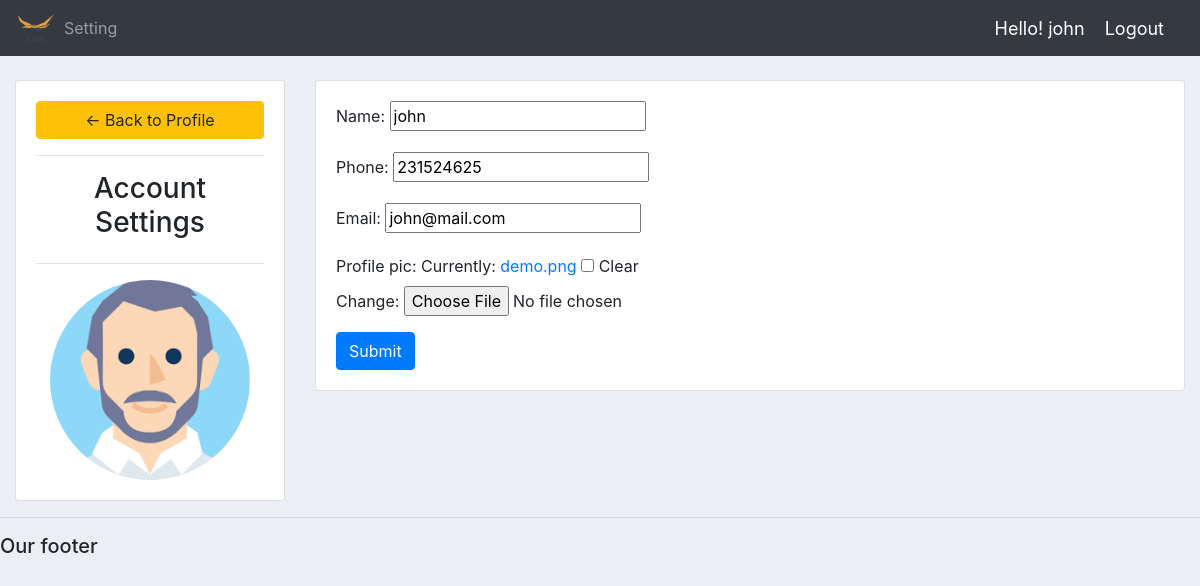
The page /account_setting/ (signed in) on the database its author committed.
### account/models.py (models this page shows, shortened)
class Customer(models.Model):
	user = models.OneToOneField(User,blank=True,null=True, on_delete=models.CASCADE)
	name = models.CharField(max_length=200, null=True)
	phone = models.CharField(max_length=200, null=True)
	email = models.CharField(max_length=200, null=True)
	profile_pic = models.ImageField(default='demo.png',null=True,blank=True)
	date_created = models.DateTimeField(auto_now_add=True, null=True)

### account/decorators.py (the view)
        def wrapper_func(request,*args, **kwargs):
            group = None
            if request.user.groups.exists():
                group = request.user.groups.all()[0].name
            if group in allowed_roles:
                return view_func(request,*args, **kwargs)
            else:
                return HttpResponse('You are not authorised to access the page')

### account/forms.py
class CustomerForm(ModelForm):
	class Meta():
		model = Customer
		fields = '__all__'
		exclude =['user']

### account/views.py (called while the page is built)
@login_required(login_url='login')
@allowed_users(allowed_roles=['customer'])
def accountSettings(request):
	customer = request.user.customer
	form = CustomerForm(instance=customer)
	if request.method == 'POST':
		form = CustomerForm(request.POST, request.FILES,instance=customer)
		if form.is_valid():
			form.save()
	context = {'form':form}
	return render(request, 'accounts/account_settings.html', context)

### templates/accounts/account_settings.html (shortened to what this page needs)
{%  extends 'accounts/main.html' %}
{% load static %}
{% block content %}
<br>
<div class="row">
	<div class="col-md-3">
		<div class="card card-body">
			<a class="btn btn-warning" href="{% url 'home' %}"> &#8592; Back to Profile</a>
			<hr>
			<h3 style="text-align: center">Account Settings</h3>
			<hr>
			<img class="profile-pic" src="{{request.user.customer.profile_pic.url}}" >
		</div>
	</div>
	<div class="col-md-9">
		<div class="card card-body">
			<form method="POST" action="" enctype="multipart/form-data">
				{{form.as_p}}
			<input class="btn btn-primary" type="submit" name="Update Information">
			</form>
		</div>
	</div>
</div>
{% endblock %}

### templates/accounts/navbar.html (shortened to what this page needs)
{% load static %}
<nav class="navbar navbar-expand-lg navbar-dark bg-dark">
  <img src="{% static '/images/logo.png' %}" height=40px weidth=80px >
  <div class="collapse navbar-collapse" id="navbarNav">
    <ul class="navbar-nav">
    {% if request.user.is_staff %}
      <li class="nav-item active">
        <a class="nav-link" href="{% url 'home' %}">Dashboard</a>
      </li>
      <li class="nav-item">
        <a class="nav-link" href="{% url 'product' %}">Products</a>
      </li>
    {% else %}
      <li class="nav-item">
        <a class="nav-link" href="{% url 'account_setting' %}">Setting</a>
      </li>
    {% endif %}
    </ul>
  </div>
  <span class = "hello-msg" >Hello! {{request.user}}</span>
  <span><a class = "hello-msg" href="{% url 'logout' %}">Logout</a></span>
</nav>

### static/account/css/main.css (style rules this page uses)
body { background-color: #ebeff5; }

### templates/accounts/navbar.html (style rules this page uses)
.hello-msg { font-size:18px; color:#ffff; margin-right:20px; }

### templates/accounts/account_settings.html (style rules this page uses)
.profile-pic { max-width: 200px; max-height:200px; margin: 0 auto; border-radius: 50%; }

### rows shown on the page
Customer: name "john", phone "231524625", email "john@mail.com"

### other values the page prints
{{ request.user }} "john"
